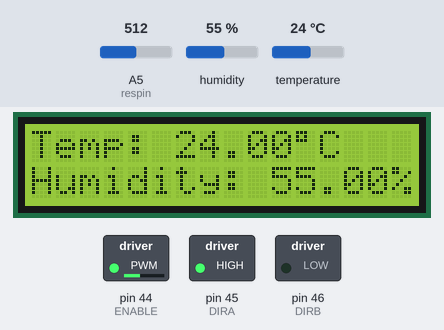
Simulated run of this sketch. Board: Arduino Mega 2560, built with avr-gcc and run on an emulated ATmega2560. Parts: 16×2 character LCD, switched loads named in the sketch (green lamp = pin HIGH). The test bench sets the inputs (shaded band); at power-on: humidity 55 %, temperature 24 °C, A5 (respin) = 512. What the sketch prints to the serial monitor is not drawn.

Above: at 1.2 s.
1.3 s: humidity set to 22 %
At 6.5 s:
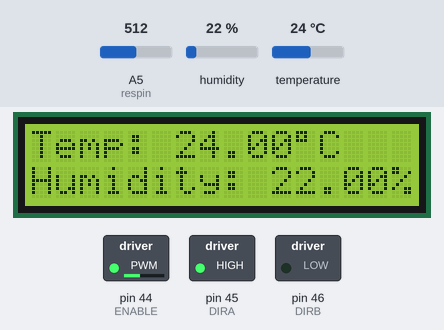
7.3 s: temperature set to 12 °C
At 11.4 s:
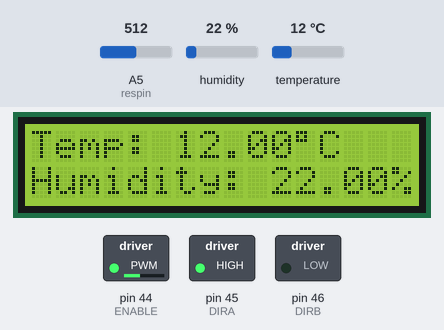
13.3 s: humidity set to 40 %
At 16.2 s:
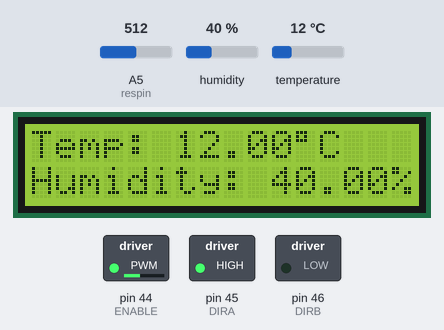
19.3 s: temperature set to 19 °C
At 21.1 s:
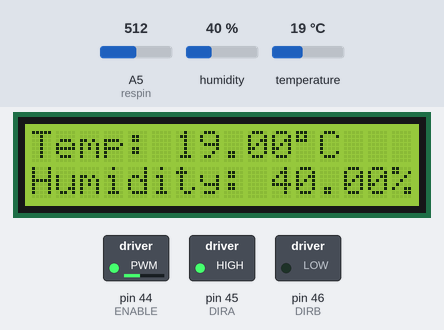
Timing chart, 0 to 22.6 s (numbered marks = the images above; inputs shaded):
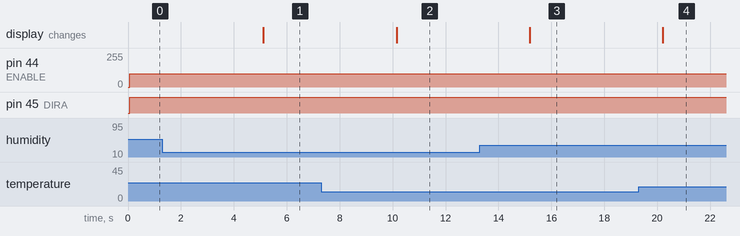

Measured:
- after the input at 1.3 s, the display: changes after 3.8 s (image 1)
- after the input at 7.3 s, the display: changes after 2.8 s (image 2)
- after the input at 13.3 s, the display: changes after 1.9 s (image 3)
- after the input at 19.3 s, the display: changes after 0.90 s (image 4)

The sketch:

sketch_apr14a.ino
```cpp
// GROUP 5
// CPE 301.1001
// Semester Project

#include <dht.h>
#include <LiquidCrystal.h>

#include <string.h>

LiquidCrystal lcd(12, 11, 5, 4, 3, 2);

dht DHT;

// LCD
#define DHT11_PIN 7

// MOTOR
#define ENABLE 44
#define DIRA 45
#define DIRB 46

// WATER LEVEL SENSOR
int resval = 0;  // holds the value
int respin = A5; // sensor pin used

void setup(){
  lcd.begin(16, 2);
  pinMode(ENABLE,OUTPUT);
  pinMode(DIRA,OUTPUT);
  pinMode(DIRB,OUTPUT);

  Serial.begin(9600);
}

void loop(){
  // MOTOR
  digitalWrite(DIRA,HIGH); //one way
  digitalWrite(DIRB,LOW);
  analogWrite(ENABLE,100); //enable on
  //delay(200);

  // LCD / TEMP / HUMIDITY
  int chk = DHT.read11(DHT11_PIN);
  lcd.setCursor(0,0);
  lcd.print("Temp: ");
  lcd.print(DHT.temperature);
  lcd.print((char)223);
  lcd.print("C");
  lcd.setCursor(0,1);
  lcd.print("Humidity: ");
  lcd.print(DHT.humidity);
  lcd.print("%");

  // WATER LEVEL SENSOR
  /* The resistance value is inversely proportional to the water level.
  As a result, the resistance value should be divided by 1000, since the max value is ~1024. */
  resval = analogRead(respin);
  resval = resval / 1000;
  Serial.print(resval);
  if (resval<=100){
    Serial.println("Water Level: Empty");
  }
  else if (resval>100 && resval<=300){
    Serial.println("Water Level: Low");
  }
  else if (resval>300 && resval<=330){
    Serial.println("Water Level: Medium");
  }
  else if (resval>330){
    Serial.println("Water Level: High");
  }

  delay(5000);

  // MOTOR (FROM EXAMPLE)
  //---PWM example, full speed then slow
 /*
  for (int i=255;i>100;i--) {
  digitalWrite(DIRA,HIGH); //one way
  digitalWrite(DIRB,LOW);
  analogWrite(ENABLE,i); //enable on
  delay(200);
  }
  for (int i=100;i<255;i++) {
  digitalWrite(DIRA,HIGH); //one way
  digitalWrite(DIRB,LOW);
  analogWrite(ENABLE,i); //enable on
  delay(200);
  } */
}
```
